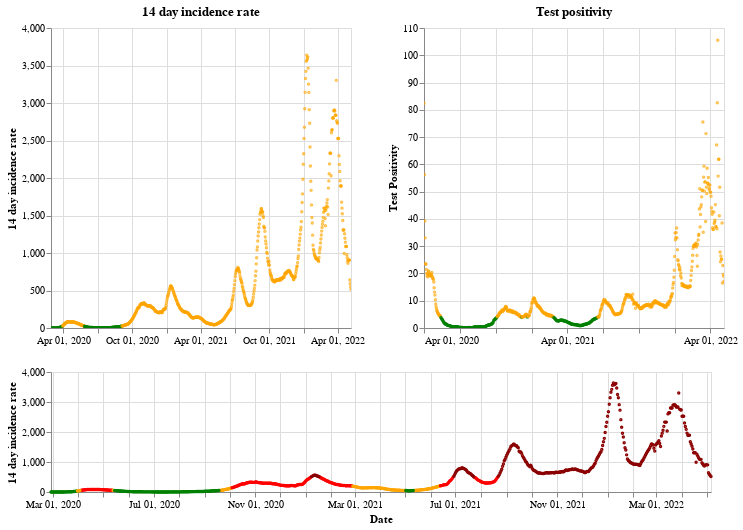

Write notebook code for a chart like this one.
### Markdown cell above
## Scotland

### Code cell
plot_traffic_light('Scotland')

### Figure 1 — Vega-Lite specification as saved in the notebook (floating-point values rounded to 4 significant figures; data arrays with more than 128 entries replaced by an {"elided": "..."} marker saying what was removed)
{"config": {"view": {"continuousWidth": 400, "continuousHeight": 300}}, "vconcat": [{"hconcat": [{"mark": {"type": "point", "size": 2}, "encoding": {"color": {"condition": {"value": "green", "test": "(datum.twoWeeklyCasesRate <= 25)"}, "value": "orange"}, "tooltip": [{"type": "nominal", "field": "areaName"}, {"type": "temporal", "field": "date"}, {"type": "quantitative", "field": "twoWeeklyCasesRate"}, {"type": "quantitative", "field": "testPositivity"}], "x": {"type": "temporal", "axis": {"title": ""}, "field": "date", "scale": {"domain": {"selection": "DateBrush"}}, "timeUnit": "yearmonthdate"}, "y": {"type": "quantitative", "axis": {"title": "14 day incidence rate"}, "field": "twoWeeklyCasesRate"}}, "title": "14 day incidence rate", "width": 300}, {"mark": {"type": "point", "size": 2}, "encoding": {"color": {"condition": {"value": "green", "test": "(datum.testPositivity <= 4)"}, "value": "orange"}, "tooltip": [{"type": "nominal", "field": "areaName"}, {"type": "temporal", "field": "date"}, {"type": "quantitative", "field": "twoWeeklyCasesRate"}, {"type": "quantitative", "field": "testPositivity"}], "x": {"type": "temporal", "axis": {"title": ""}, "field": "date", "scale": {"domain": {"selection": "DateBrush"}}, "timeUnit": "yearmonthdate"}, "y": {"type": "quantitative", "axis": {"title": "Test Positivity"}, "field": "testPositivity"}}, "title": "Test positivity", "width": 300}]}, {"layer": [{"mark": {"type": "point", "size": 2}, "encoding": {"color": {"condition": {"value": "orange", "test": "(((datum.testPositivity < 4) && (datum.twoWeeklyCasesRate >= 50)) && (datum.twoWeeklyCasesRate < 200))"}, "value": "red"}, "opacity": {"condition": {"value": 1, "test": "((datum.twoWeeklyCasesRate >= 50) && (datum.twoWeeklyCasesRate < 500))"}, "value": 0}, "tooltip": [{"type": "nominal", "field": "areaName"}, {"type": "temporal", "field": "date"}, {"type": "quantitative", "field": "twoWeeklyCasesRate"}, {"type": "quantitative", "field": "testPositivity"}], "x": {"type": "temporal", "axis": {"title": "Date"}, "field": "date", "timeUnit": "yearmonthdate"}, "y": {"type": "quantitative", "axis": {"title": "14 day incidence rate"}, "field": "twoWeeklyCasesRate"}}, "selection": {"DateBrush": {"type": "interval", "encodings": ["x"], "fields": ["Time"]}}}, {"mark": {"type": "point", "size": 2}, "encoding": {"color": {"value": "darkred"}, "opacity": {"condition": {"value": 1, "test": "(datum.twoWeeklyCasesRate >= 500)"}, "value": 0}, "tooltip": [{"type": "nominal", "field": "areaName"}, {"type": "temporal", "field": "date"}, {"type": "quantitative", "field": "twoWeeklyCasesRate"}, {"type": "quantitative", "field": "testPositivity"}], "x": {"type": "temporal", "axis": {"title": "Date"}, "field": "date", "timeUnit": "yearmonthdate"}, "y": {"type": "quantitative", "axis": {"title": "14 day incidence rate"}, "field": "twoWeeklyCasesRate"}}}, {"mark": {"type": "point", "size": 2}, "encoding": {"color": {"condition": {"value": "green", "test": "((datum.testPositivity < 4) && (datum.twoWeeklyCasesRate < 50))"}, "value": "orange"}, "opacity": {"condition": {"value": 1, "test": "(datum.twoWeeklyCasesRate < 50)"}, "value": 0}, "tooltip": [{"type": "nominal", "field": "areaName"}, {"type": "temporal", "field": "date"}, {"type": "quantitative", "field": "twoWeeklyCasesRate"}, {"type": "quantitative", "field": "testPositivity"}], "x": {"type": "temporal", "axis": {"title": "Date"}, "field": "date", "timeUnit": "yearmonthdate"}, "y": {"type": "quantitative", "axis": {"title": "14 day incidence rate"}, "field": "twoWeeklyCasesRate"}}}], "height": 120, "width": 660}], "data": {"name": "data-c01cc73d9e1a4ae815786f2036031cad"}, "$schema": "https://vega.github.io/schema/vega-lite/v4.8.1.json", "datasets": {"data-c01cc73d9e1a4ae815786f2036031cad": {"elided": "799 records"}}}
